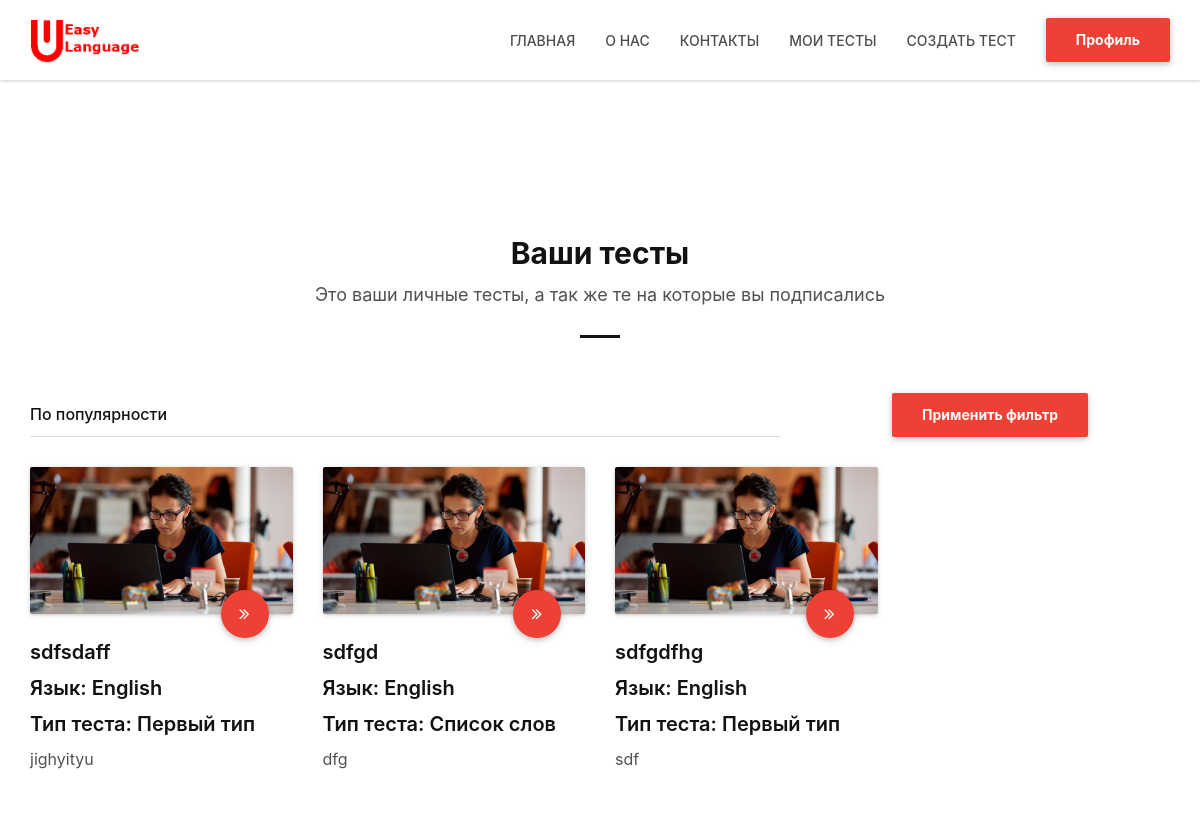
The page /my_tests/ (signed in) on the database its author committed.
### data/tests.py (models this page shows)
class Test(SqlAlchemyBase, SerializerMixin):
    __tablename__ = 'tests'
    id = sqlalchemy.Column(sqlalchemy.Integer,
                           primary_key=True, autoincrement=True)
    title = sqlalchemy.Column(sqlalchemy.String, nullable=True)
    title_picture = sqlalchemy.Column(sqlalchemy.String, nullable=True)
    type = sqlalchemy.Column(sqlalchemy.String, nullable=True)
    made_date = sqlalchemy.Column(sqlalchemy.DateTime,
                                  default=datetime.datetime.now)
    creator = sqlalchemy.Column(sqlalchemy.Integer,
                                sqlalchemy.ForeignKey("users.id"))
    language_id = sqlalchemy.Column(sqlalchemy.Integer,
                                    sqlalchemy.ForeignKey("categories.id"))
    open = sqlalchemy.Column(sqlalchemy.Boolean, nullable=True,
                             default=False)
    description = sqlalchemy.Column(sqlalchemy.String, nullable=True)
    data = sqlalchemy.Column(sqlalchemy.String, nullable=True, default='{}')
    popularity = sqlalchemy.Column(sqlalchemy.Integer, default=0)
    language = orm.relation('Category')
    user = orm.relation('User')

### main.py (the view)
@application.route('/my_tests/', methods=['GET', 'POST'])
@application.route('/my_tests/<int:page_id>', methods=['GET', 'POST'])
def my_tests(page_id=1):
    if not current_user.is_authenticated:
        return redirect('/login')
    db_sess = db_session.create_session()
    user = db_sess.query(User).filter(User.id == current_user.get_id()).first()
    if request.method == 'POST':
        block_filter = {'По популярности': 0, 'По названию': 1, 'По дате (сначала старые)': 2,
                        'По дате (сначала новые)': 3}
        user.current_filter = block_filter[str(request.form).split('block_filter')[-1].split("'")[2]]
        db_sess.add(user)
        db_sess.commit()
    tests = db_sess.query(Test).filter(Test.id.in_([int(i) for i in json.loads(user.user_tests).keys()])).all()
    if len(tests) // 12 + 1 < page_id:
        abort(404)
    languages = {}
    for i in db_sess.query(Category).all():
        languages[i.id] = i.name
    for i in tests:
        i.test_language = languages[i.language_id]
    if user.current_filter == 0:
        tests = sorted(tests, key=lambda x: int(x.popularity), reverse=True)
    if user.current_filter == 1:
        tests = sorted(tests, key=lambda x: x.title)
    if user.current_filter == 2:
        tests = sorted(tests, key=lambda x: x.made_date, reverse=True)
    if user.current_filter == 3:
        tests = sorted(tests, key=lambda x: x.made_date)
    if len(tests) > 12 * page_id:
        next_page_id = page_id + 1
    else:
        next_page_id = 0
    if page_id > 1:
        previous_page_id = page_id - 1
    else:
        previous_page_id = 0
    return render_template('my_tests.html', tests=tests[12 * (page_id - 1):12 * page_id],
                           current_filter=user.current_filter, page=[previous_page_id, next_page_id])

### data/db_session.py (called while the page is built)
def create_session() -> Session:
    global __factory
    return __factory()

### main.py (called while the page is built)
@login_manager.user_loader
def load_user(user_id):
    db_sess = db_session.create_session()
    return db_sess.query(User).get(user_id)

### templates/my_tests.html (shortened to what this page needs)
{% extends "main_form_design.html" %}
{% block content %}
    <div class="white-section section-lg-padding border-bottom">
        <div class="section-container">
            <div class="container">
                <div class="row">
                    <div class="title-block-container text-center">
                            <h2>Ваши тесты</h2>
                            <p>Это ваши личные тесты, а так же те на которые вы подписались</p>
                            <div class="line-separator"></div>
                        </div>
                    <div class="form-block-container text-center">
                        <form method="post" action="">
                            <div class="col-md-8">
                                <div class="form-group">
                                </div>
                            </div>
                            <div class="col-md-4">
                                <div class="form-group">
                                    <button type="submit" class="btn btn-lpbuilder wave-effect">Применить фильтр</button>
                                </div>
                            </div>
                        </form>
                    </div>
                    {% if tests %}
                        {% for test in tests %}
                            <div class="col-md-3 col-sm-6 content-block">
                                <div class="content-block-container" style="height: 333px;">
                                    <div class="image-block">
                                        <div class="image-block-container">
                                            <img src="{{ url_for('static', filename=test.title_picture) }}" alt="Image Block">
                                            <a href="/test_site/{{ test.id }}" title="Web design" class="btn-lpbuilder-circle btn-lpbuilder-circle-md wave-effect"><i class="fa fa-angle-double-right"></i></a>
                                        </div>
                                    </div>
                                    <h4>{{test.title}}</h4>
                                    <h4>Язык: {{test.test_language}}</h4>
                                    {% if test.type == 'first_tests'%}
                                        <h4>Тип теста: Первый тип</h4>
                                    {% elif test.type == 'second_tests'%}
                                        <h4>Тип теста: Второй тип</h4>
                                    {% else %}
                                        <h4>Тип теста: Список слов</h4>
                                    {% endif %}
                                    <p>{{test.description}}</p>
                                </div>
                            </div>
                        {% endfor %}
                        {% for test in range(4 - tests|length % 4) %}
                            <div class="col-md-3 col-sm-6 content-block">
                            <div class="content-block-container" style="height: 333px;">
                            </div>
                        </div>
                        {% endfor %}
                        {% else %}
                        <div class="title-block-container text-center">
                            <h2>Здесь пока пусто</h2>
                            <p>Вы пока не сделали ни одного теста, начните создавать новые тесты</p>
                            <a href="/create_test" title="Создать тест" class="btn btn-lpbuilder wave-effect">Создать тест</a>
                        </div>
                        {% endif %}
                </div>
            </div>
        </div>
    </div>
{% endblock %}

### templates/main_form_design.html (shortened to what this page needs)
<!DOCTYPE html>
 <html lang="ru" class="no-js">
    <head>
        <link rel="stylesheet" href="{{ url_for('static', filename='js/vendor/bootstrap/css/bootstrap.min.css') }}">
        <link rel="stylesheet" href="{{ url_for('static', filename='fonts/font-awesome/css/font-awesome.min.css') }}">
        <link rel="stylesheet" href="{{ url_for('static', filename='css/social-icons.css') }}">
        <link rel="stylesheet" href="{{ url_for('static', filename='js/plugins/swiper/css/swiper.min.css') }}">
        <link rel="stylesheet" href="{{ url_for('static', filename='js/plugins/mediaelement/css/mediaelementplayer.min.css') }}">
        <link rel="stylesheet" href="{{ url_for('static', filename='js/plugins/fancybox/jquery.fancybox.min.css') }}">
        <link rel="stylesheet" href="{{ url_for('static', filename='js/plugins/wow/css/animate.min.css') }}">
        <link rel="stylesheet" href="{{ url_for('static', filename='css/style.css') }}">
		<link id="changeable-colors" rel="stylesheet" href="{{ url_for('static', filename='css/css/red.css') }}">
        <link rel="stylesheet" href="{{ url_for('static', filename='css/responsive.css') }}">
    </head>
    <body class="nbs-10" data-spy="scroll" data-target=".header-menu-container" data-offset="61">
        <div id="main-wrapper">
            <header id="header-section-1" class="header-section header-style-1">
                <div class="header-section-container">
                    <div class="header-menu">
                        <div class="header-menu" style="height: 80px;"><div class="header-menu" style="height: 80px;"><div class="header-menu" style="height: 80px;"><div class="header-menu-container header-menu-stuck">
                            <nav class="navbar">
                                <div class="container">
                                    <div class="row">
                                        <div class="col-md-12">
                                            <div class="navbar-header">
                                                <a href="/" class="navbar-brand" title="Easy Language">
                                                    <img src="{{ url_for('static', filename='images/logo.png') }}" alt="Easy Language">
                                                </a>
                                            </div>
                                            <div class="collapse navbar-collapse">
                                                <ul class="nav navbar-nav navbar-right">
                                                    <li>
                                                        <a href="/" title="Главная">Главная</a>
                                                    </li>
                                                    <li>
                                                        <a href="/info" title="О нас">О нас</a>
                                                    </li>
                                                    <li>
                                                        <a href="/contacts" title="Контакты">Контакты</a>
                                                    </li>
                                                    <li>
                                                        <a href="/my_tests" title="Мои тесты">Мои тесты</a>
                                                    </li>
                                                    <li>
                                                        <a href="/create_test" title="Создать тест">Создать тест</a>
                                                    </li>
                                                    <li>
                                                        <a href="/profile" title="Профиль" class="btn btn-lpbuilder wave-effect">Профиль</a>
                                                    </li>
                                                </ul>
                                            </div>
                                        </div>
                                    </div>
                                </div>
                            </nav>
                        </div></div></div></div>
                    </div>
                </div>
            </header>
            {% block content %}{% endblock %}
        </div>
    </body>
</html>

### rows shown on the page
Test: title_picture (picture), title "sdfsdaff", test_language "English", type "Тип теста: Первый тип", description "jighyityu"
Test: title_picture (picture), title "sdfgd", test_language "English", type "Тип теста: Список слов", description "dfg"
Test: title_picture (picture), title "sdfgdfhg", test_language "English", type "Тип теста: Первый тип", description "sdf"
